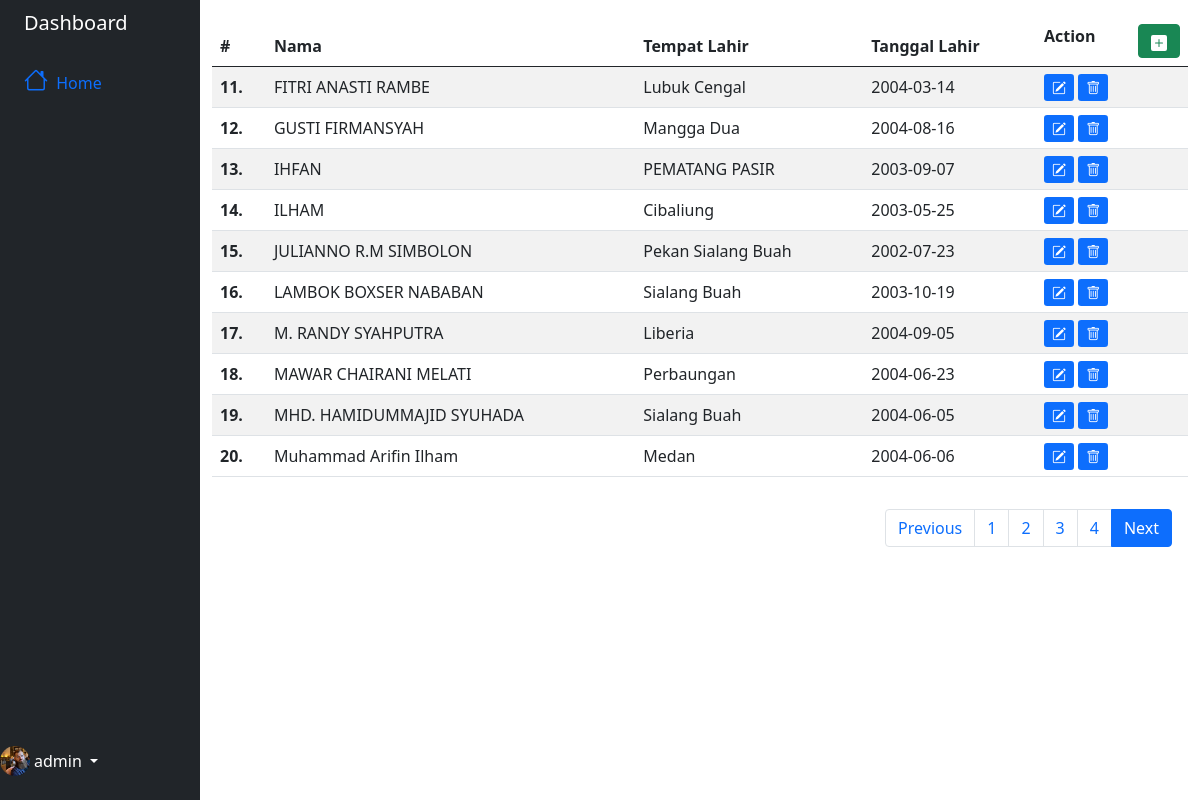
The page /admin/read_data.php?halaman=2 (signed in) on the database its author committed.
### tables this page shows
CREATE TABLE `db_siswa` (
  `id` int(11) NOT NULL,
  `nama` text NOT NULL,
  `tempat_lahir` text NOT NULL,
  `tanggal_lahir` date NOT NULL
);

### admin/read_data.php (the view, shortened to what this page needs)
  <!doctype html>
<html lang="en">
  <head>
    <link href="https://cdn.jsdelivr.net/npm/bootstrap@5.0.2/dist/css/bootstrap.min.css" rel="stylesheet">
    <link rel="stylesheet" href="https://cdn.jsdelivr.net/npm/bootstrap-icons@1.7.2/font/bootstrap-icons.css">
  </head>
  <body>
      <div class="container-fluid">
    <div class="row flex-nowrap">
        <div class="col-auto col-md-3 col-xl-2 px-sm-2 px-0 bg-dark">
            <div class="d-flex flex-column align-items-center align-items-sm-start px-3 pt-2 text-white min-vh-100">
                <a href="#" class="d-flex align-items-center pb-3 mb-md-0 me-md-auto text-white text-decoration-none">
                    <span class="fs-5 d-none d-sm-inline">Dashboard</span>
                </a>
                <ul class="nav nav-pills flex-column mb-sm-auto mb-0 align-items-center align-items-sm-start" id="menu">
                    <li class="nav-item">
                        <a href="#" class="nav-link align-middle px-0">
                            <i class="fs-4 bi-house"></i> <span class="ms-1 d-none d-sm-inline">Home</span>
                        </a>
                    </li>
                </ul>
                <div class="dropdown pb-4 fixed-bottom">
                    <a href="#" class="d-flex align-items-center text-white text-decoration-none dropdown-toggle" id="dropdownUser1" data-bs-toggle="dropdown" aria-expanded="false">
                        <img src="./img/profile.jpeg" alt="hugenerd" width="30" height="30" class="rounded-circle">
                        <span class="d-none d-sm-inline mx-1"><?=$_SESSION['username'];?></span>
                    </a>
                </div>
            </div>
        </div>
        <div class="col py-3">
        <table class="table table-striped">
<thead>
    <tr>
        <th scope="col">#</th>
        <th scope="col">Nama</th>
        <th scope="col">Tempat Lahir</th>
        <th scope="col">Tanggal Lahir</th>
        <th scope="col">Action
        <button type="button" class="btn btn-success pt-1 pb-1" style="float:right;">
                <svg xmlns="http://www.w3.org/2000/svg" width="16" height="16" fill="currentColor" class="bi bi-plus-square-fill" viewBox="0 0 16 16">
  <path d="M2 0a2 2 0 0 0-2 2v12a2 2 0 0 0 2 2h12a2 2 0 0 0 2-2V2a2 2 0 0 0-2-2H2zm6.5 4.5v3h3a.5.5 0 0 1 0 1h-3v3a.5.5 0 0 1-1 0v-3h-3a.5.5 0 0 1 0-1h3v-3a.5.5 0 0 1 1 0z"></path>
</svg></button></th>
    </tr>
</thead>
<tbody>
    <?php
    include "config.php";
    $batas = 10;
    $q = htmlentities(htmlspecialchars(mysqli_real_escape_string($dbc, $_REQUEST["q"])));
	$halaman = isset($_GET['halaman'])?(int)$_GET['halaman'] : 1;
	$halaman_awal = ($halaman>1) ? ($halaman * $batas) - $batas : 0;
	$previous = $halaman - 1;
	$next = $halaman + 1;
	$data = mysqli_query($dbc,"select * FROM `db_siswa`");
	$jumlah_data = mysqli_num_rows($data);
	$total_halaman = ceil($jumlah_data / $batas);
    if (!empty($q)) {
        $data_siswa = mysqli_query($dbc, "select * from `db_siswa` where nama like '%$q%'");
    } else {
    $data_siswa = mysqli_query($dbc, "select * FROM `db_siswa` limit $halaman_awal, $batas");
    }
	$nomor = $halaman_awal+1;
    while ($row = mysqli_fetch_row($data_siswa)) {
        ?>
    <tr>
        <th scope="row"><?=$nomor++; ?>.</th>
        <td><?=$row[1]; ?></td>
        <td><?=$row[2]; ?></td>
        <td><?=$row[3]; ?></td>
        <td><a class="btn-sm btn-primary" data-bs-toggle="modal" data-bs-target="#updateModal<?=$row[0]; ?>">
        <i class="bi bi-pencil-square"></i></a>
        <a href="delete_data.php?id=<?=$row[0];?>" class="btn-sm btn-primary" onclick="return confirm('Apakah anda yakin ingin menghapus ini?')"><i class="bi bi-trash"></i></a></td>
    </tr>
    <?php
    }
    ?>
</tbody>
</table>
<nav>
			<ul class="pagination justify-content-end p-3">
				<li class="page-item">
					<a class="page-link" <?php if($halaman > 1){ echo "href='?halaman=$previous'"; } ?>>Previous</a>
				</li>
				<?php
				for($x=1;$x<=$total_halaman;$x++){
					?>
					<li class="page-item"><a class="page-link" href="?halaman=<?php echo $x ?>"><?php echo $x; ?></a></li>
					<?php
				}
				?>
				<li class="page-item active">
					<a  class="page-link" <?php if($halaman < $total_halaman) { echo "href='?halaman=$next'"; } ?>>Next</a>
				</li>
			</ul>
		</nav>
        </div>
    </div>
</div>
  </body>
</html>

### rows shown on the page
db_siswa: nama "FITRI ANASTI RAMBE", tempat_lahir "Lubuk Cengal", tanggal_lahir "2004-03-14"
db_siswa: nama "GUSTI FIRMANSYAH", tempat_lahir "Mangga Dua", tanggal_lahir "2004-08-16"
db_siswa: nama "IHFAN", tempat_lahir "PEMATANG PASIR", tanggal_lahir "2003-09-07"
db_siswa: nama "ILHAM", tempat_lahir "Cibaliung", tanggal_lahir "2003-05-25"
db_siswa: nama "JULIANNO R.M SIMBOLON", tempat_lahir "Pekan Sialang Buah", tanggal_lahir "2002-07-23"
db_siswa: nama "LAMBOK BOXSER NABABAN", tempat_lahir "Sialang Buah", tanggal_lahir "2003-10-19"
db_siswa: nama "M. RANDY SYAHPUTRA", tempat_lahir "Liberia", tanggal_lahir "2004-09-05"
db_siswa: nama "MAWAR CHAIRANI MELATI", tempat_lahir "Perbaungan", tanggal_lahir "2004-06-23"
db_siswa: nama "MHD. HAMIDUMMAJID SYUHADA", tempat_lahir "Sialang Buah", tanggal_lahir "2004-06-05"
db_siswa: nama "Muhammad Arifin Ilham", tempat_lahir "Medan", tanggal_lahir "2004-06-06"

### other values the page prints
$_SESSION['username'] "admin"
